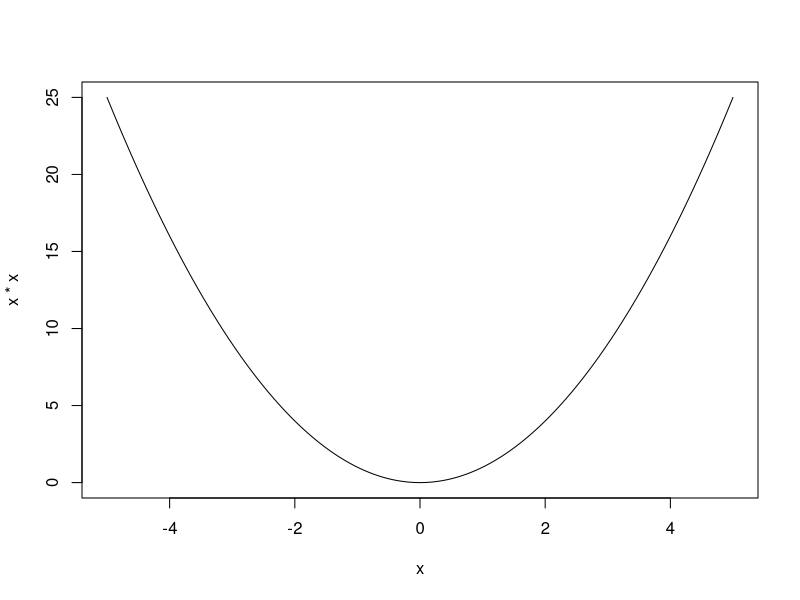
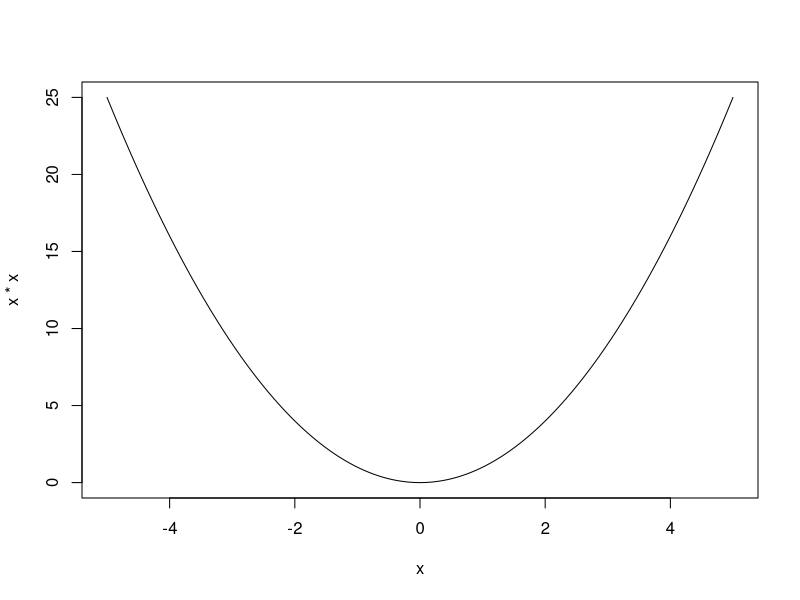
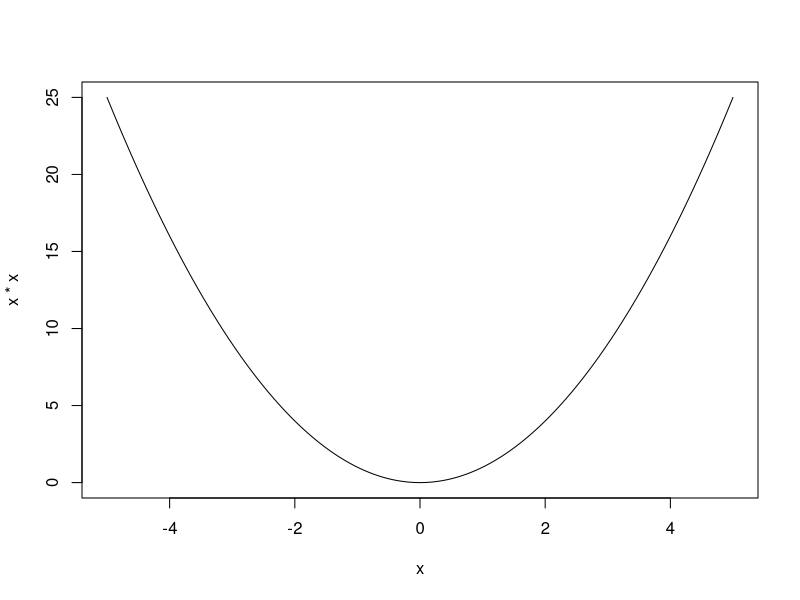

Generate these figures, in order, with R:
generation_image <- function() {
  x <- -500:500 / 100
  #writePNG(quantized_image, "data/kmean_data/test_image_data1_quantized.png")
  image_path <- "unit3/output/parabola.png"  # Update this path
  png(image_path)
  plot(x, x * x, type = "l")
  dev.off()
}
generation_pdf <- function() {
  x <- -500:500 / 100
  #writePNG(quantized_image, "data/kmean_data/test_image_data1_quantized.png")
  image_path <- "unit3/output/parabola.pdf"  # Update this path
  pdf(image_path)
  plot(x, x * x, type = "l")
  dev.off()
}
generation_postscript <- function() {
  x <- -500:500 / 100;
  #writePNG(quantized_image, "data/kmean_data/test_image_data1_quantized.png")
  image_path <- "unit3/output/parabola.ps"  # Update this path
  # Open a PostScript graphics device
  postscript(image_path, width=7, height=7, horizontal=FALSE, paper="special")
  plot(x, x * x, type = "l")
  dev.off()
}
generation_image()
generation_pdf()
generation_postscript()